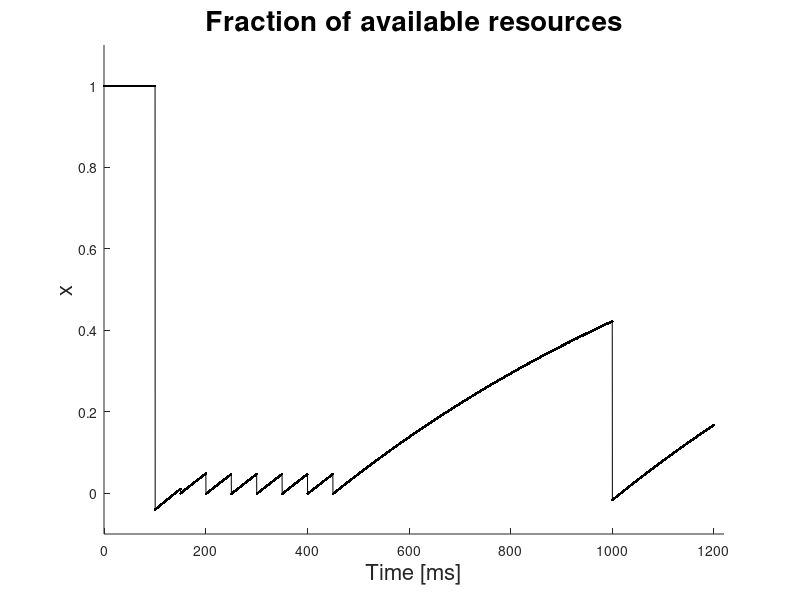
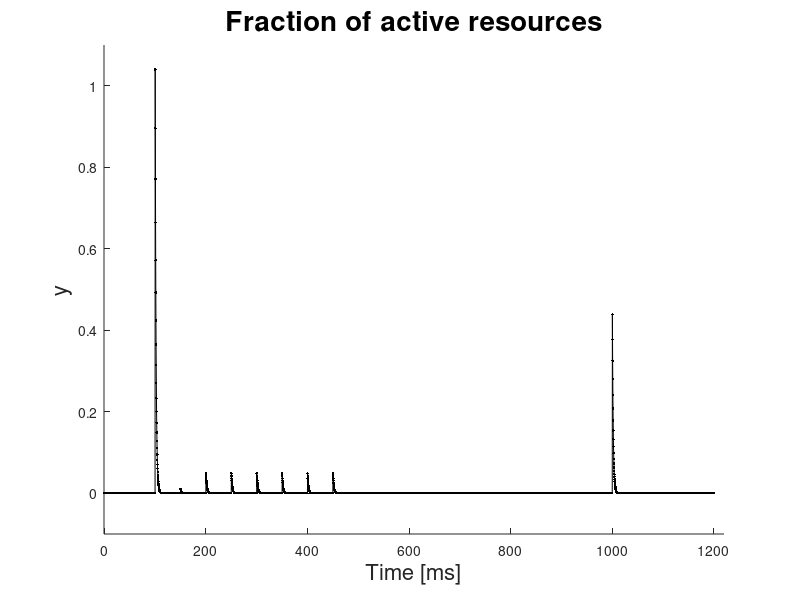
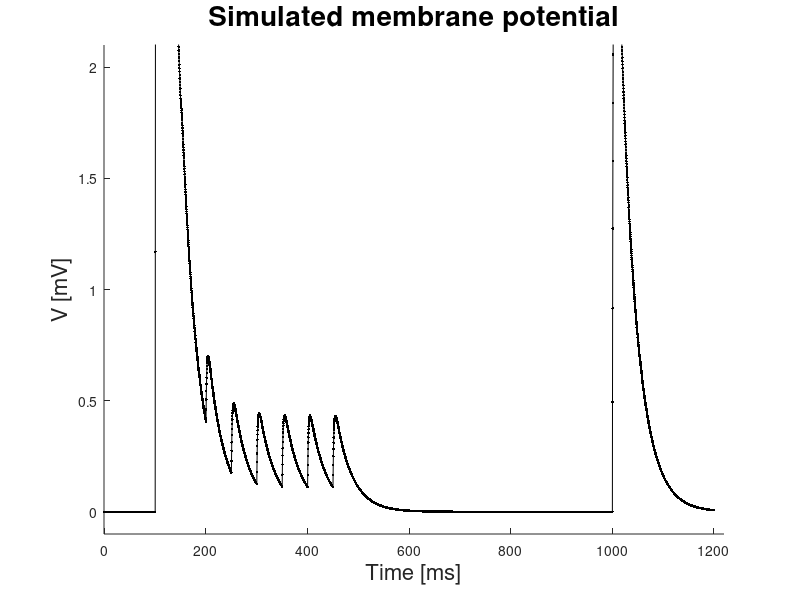
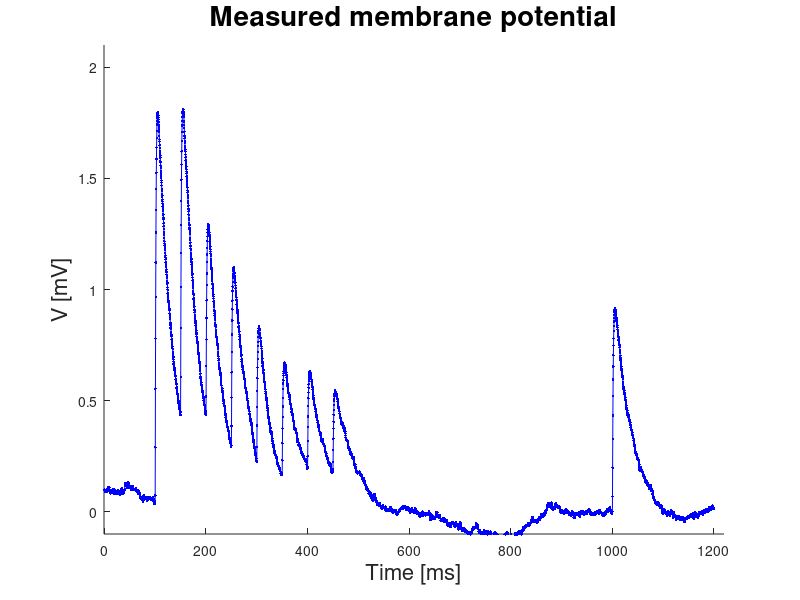

Write MATLAB code to recreate these figures, in order.
spiketimes = [100:50:450 1000]
tau_mem =32;
tau_in = 1.8;
A = 144;
u = 0.26;
tau_rec =  1000;
dt = 0.25;

x(1) = 1;
y(1) = 0
V(1) = 0;

t = 0;
tmax = 1200;

ind = 1;
kk = 1;
while t< tmax
    %if spike arrives
    if t>= spiketimes(kk) & t<spiketimes(kk)+dt
        x(ind+1) =  x(ind) + dt*((1-x(ind))/tau_rec)-(u*x(ind)/dt);
        y(ind+1) =  y(ind) + dt*(-y(ind)/tau_in)+(u*x(ind)/dt);
        if kk <9
            kk =  kk+1;
        end
        else
      
        x(ind+1) =  x(ind) + dt*((1-x(ind))/tau_rec);
        y(ind+1) =  y(ind) + dt*(-y(ind)/tau_in);
        end
        
        V(ind+1) = V(ind) + dt/tau_mem*(-V(ind)+A*y(ind));
        
        ind = ind+1;
        t = t+dt;
end

%     figure
%     plot(t:dt:tmax,x,'k.-')
%     title('resources')
%     
%     figure
%     plot(t:dt:tmax,y,'k.-')
%     
%     figure
%     plot(t:dt:tmax,V)
%     
%     load Data_depressing
%     plot(mean(V_depressing))


figure(1)
plot(0:0.25:tmax,x,'k.-')
xlabel('Time [ms]', 'Fontsize', 16)
ylabel('x', 'Fontsize', 16)
title('Fraction of available resources', 'Fontsize', 20, 'Fontweight', 'B')
box off
axis ([-0.5 1220 -0.1 1.1])

figure(2)
plot(0:0.25:tmax,y,'k.-')
xlabel('Time [ms]', 'Fontsize', 16)
ylabel('y', 'Fontsize', 16)
title('Fraction of active resources', 'Fontsize', 20, 'Fontweight', 'B')
box off
axis ([-0.5 1220 -0.1 1.1])

figure(3)
plot(0:0.25:tmax,V,'k.-')
xlabel('Time [ms]', 'Fontsize', 16)
ylabel('V [mV]', 'Fontsize', 16)
title('Simulated membrane potential', 'Fontsize', 20, 'Fontweight', 'B')
box off
axis ([-0.5 1220 -0.1 2.1])

load Data_depressing
figure(4)
plot(0.25:0.25:1200, mean(V_depressing), 'b.-')
xlabel('Time [ms]', 'Fontsize', 16)
ylabel('V [mV]', 'Fontsize', 16)
title('Measured membrane potential', 'Fontsize', 20, 'Fontweight', 'B')
box off
axis ([-0.5 1220 -0.1 2.1])




